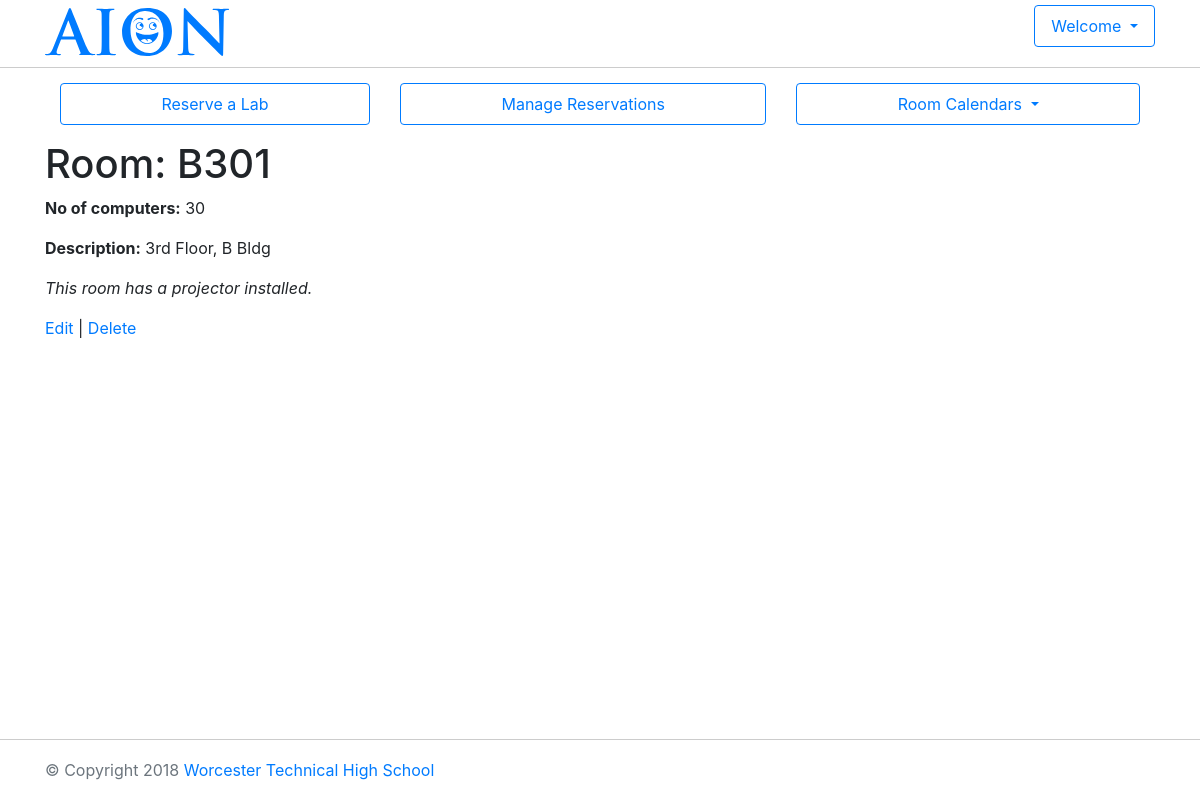
The app's page /labreserve/rooms/1 (signed in) with its own data.
### labreserve/models.py (models this page shows, shortened)
class Room(models.Model):
    room_text = models.CharField(max_length=10)
    room_no_of_computers = models.IntegerField(default=0)
    room_description = models.CharField(max_length=200)
    room_has_projector = models.BooleanField(default=False)
    class Meta:
        permissions = (('room_admin', 'Can Add, Edit, Delete Rooms'),)
    def get_absolute_url(self):
        return reverse('room-detail', args=[str(self.id)])

### labreserve/views.py (the view)
# urls.py: url(r'^rooms/(?P<pk>\d+)$', views.RoomDetailView.as_view(), name='room-detail'),
@method_decorator(login_required, name='dispatch')
class RoomDetailView(generic.DetailView):
    model=Room

### labreserve/templates/labreserve/room_detail.html (shortened to what this page needs)
{% extends "base.html" %}
{% block content %}
  <h1>Room: {{ room.room_text }}</h1>
  <p><strong>No of computers:</strong> {{ room.room_no_of_computers }}</p>
  <p><strong>Description:</strong> {{ room.room_description }}</p>
  {% if room.room_has_projector %}
    <p><em>This room has a projector installed.</em></p>
  {% else %}
    <p><em>This room does not have a projector installed.</em></p>
  {% endif %}
  <a href="{{ room.get_absolute_url }}/update/">Edit</a> |
  <a href="{{room.get_absolute_url }}/delete/">Delete</a>
{% endblock %}

### labreserve/static/labreserve/style.css (style rules this page uses)
html { position: relative; min-height: 100%; }
body { margin-bottom: 60px; }

### records on screen
Room: room_text "B301", room_no_of_computers "30", room_description "3rd Floor, B Bldg"
